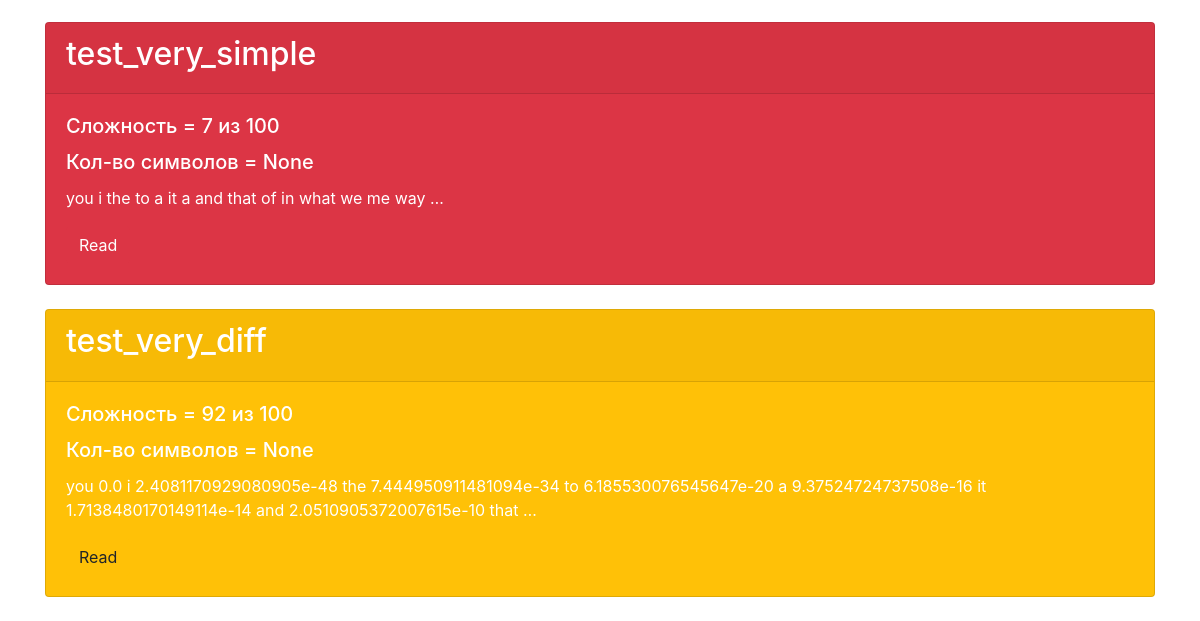
Before: / (lower part) with the older database file.
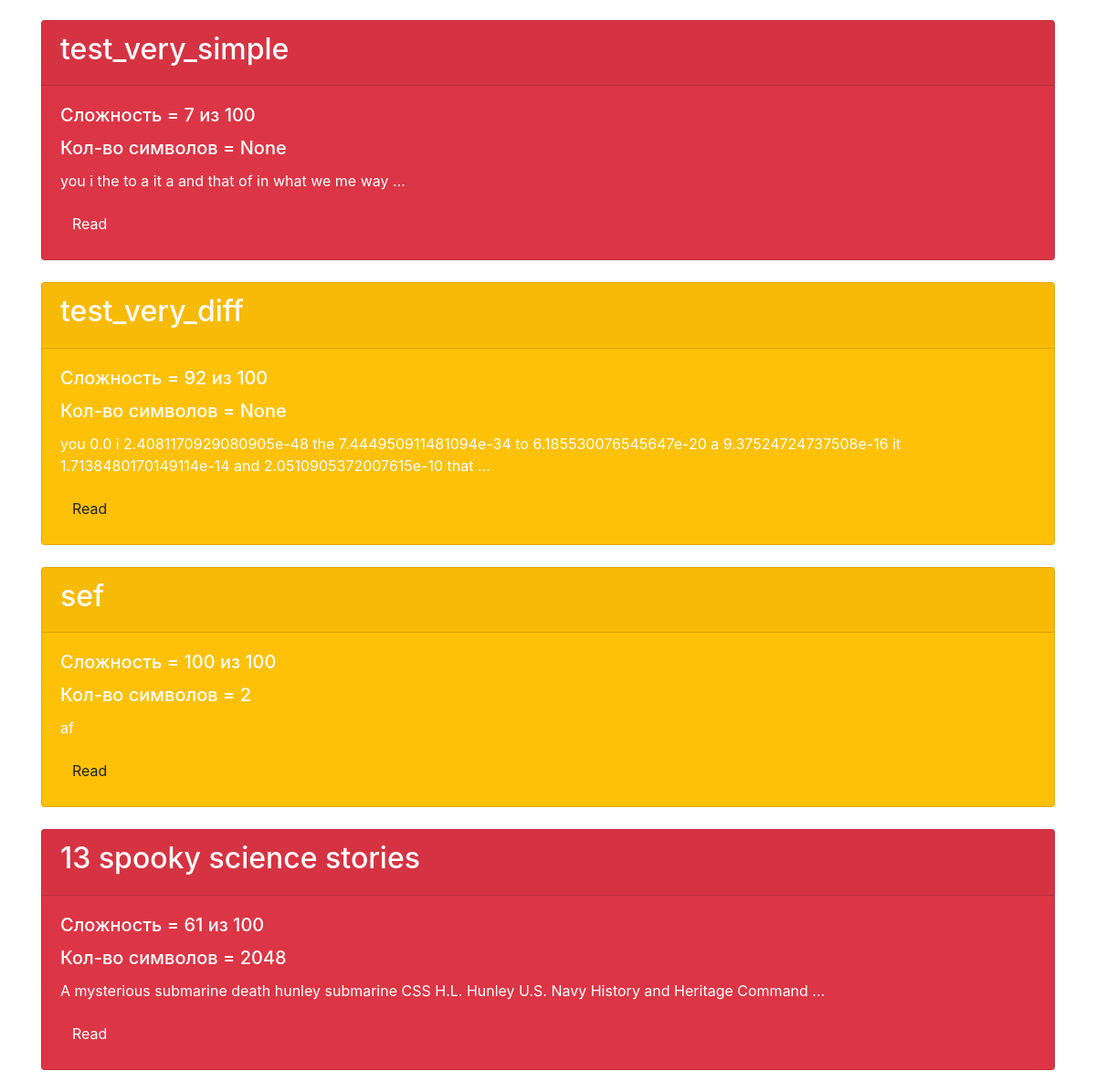
After: the same page with the newer database file.
### main/models.py (models this page shows, shortened)
class Texts(models.Model):  # Классная штука этот импорт
    title = models.CharField('Название', max_length=250)
    text = models.TextField('Текст')
    score = models.IntegerField('Оценка сложности', blank=True, null=True)  # blank и null не забыть убрать
    url = models.CharField('URL', blank=True, null=True, max_length=255)  # blank и null писать вместе.
    slug = models.SlugField(max_length=150, unique=True)
    symbol = models.IntegerField('Кол-во символов', blank=True, null=True)  #Добавлено по просьбе пользователей
    def get_absolute_url(self):
        return reverse('text_detail_url', kwargs={'slug': self.slug})
    class Meta:  # Это для красивого отображения
        verbose_name = "Текст"
        verbose_name_plural = "Тексты"

### main/views.py (the view)
# urls.py: path('', views.index, name='home'),
def index(request):  # прост подгрузка html. html в свою очередь от шаблона base генериться
    texts = Texts.objects.all()
    return render(request, 'main/index.html', {'title': "Анализатор сложности", 'texts': texts})

### main/templates/main/index.html (shortened to what this page needs)
{% extends 'main/base.html' %}
{% block content %}
    {% if texts %}
        {% for el in texts %}
            {% if el.score < 70 %}
                <div class="card text-white bg-danger mb-4">
            {% elif el.score <= 80 %}
                <div class="card text-white bg-success mb-4">
            {% else %}
                <div class="card text-white bg-warning mb-4">
            {% endif %}
                <div class="card-header">
                   <h2 class=card-title"> {{ el.title }} </h2>
                </div>
                <div class="card-body">
                    <h5 class="card-title">Сложность = {{ el.score }}  из 100 </h5>
                    <h5 class="card-title">Кол-во символов = {{ el.symbol }} </h5>
                    <p class="card-text">{{ el.text|truncatewords:15 }}</p>
                    {% if el.score < 70 %}
                        <a href="{{ el.get_absolute_url }}" class="btn btn-danger">Read</a>
                    {% elif el.score <= 80 %}
                        <a href="{{ el.get_absolute_url }}" class="btn btn-success">Read</a>
                    {% else %}
                        <a href="{{ el.get_absolute_url }}" class="btn btn-warning">Read</a>
                    {% endif %}
                </div>
            </div>
        {% endfor %}
    {% else %}
        <p> Пусто </p>
    {% endif %}
{%  endblock %}

### main/templates/main/base.html (shortened to what this page needs)
<!doctype html>
<html lang="ru">
<head>
    <link rel="stylesheet" href="https://stackpath.bootstrapcdn.com/bootstrap/4.5.2/css/bootstrap.min.css">
</head>
<body>
    <div class="container">
        {% block content %}{% endblock %}
    </div>
</body>
</html>

Changed rows visible on the page:
added Texts: title "sef", score "100", symbol "2", text "af"
added Texts: title "13 spooky science stories", score "61", symbol "2048", text "A mysterious submarine death hunley submarine CSS H.L. Hunley U.S. Navy History and Heritage Command …"
